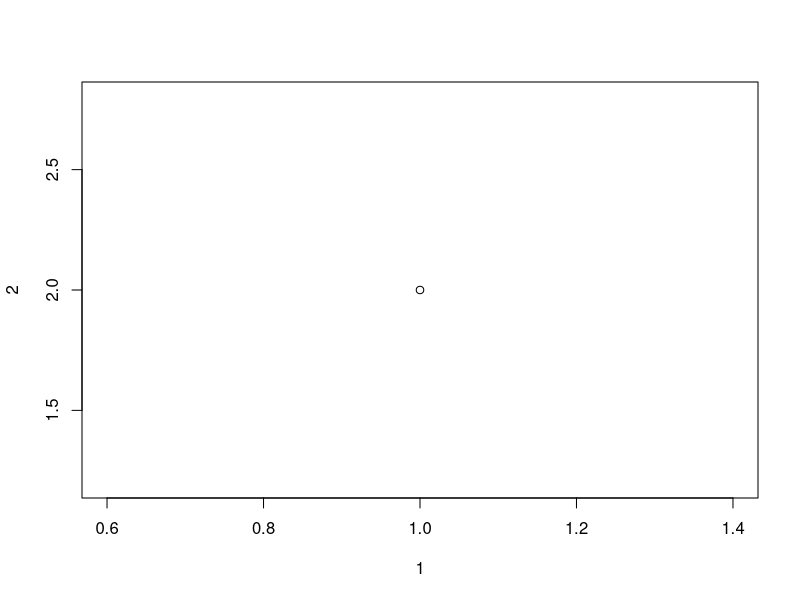

Write the R code that produced this figure.
## ---- chunk 1
plot(1,2)
